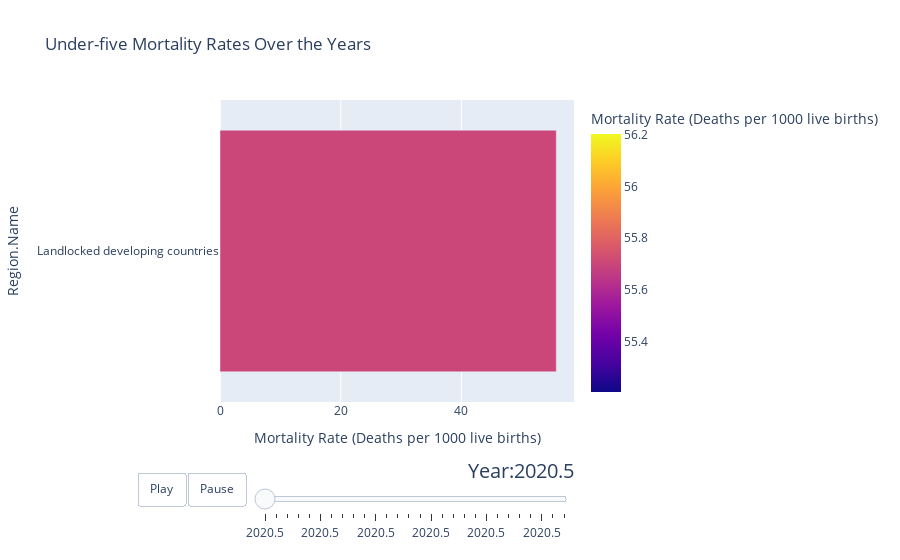

Notebook cell for this chart:
### Code cell
df= pd.read_csv('SDG-medium.csv',encoding='latin-1')
years = df.columns[31:-1]
years = [str(year) for year in years]

# Create animated bar chart
fig_bar = px.bar(df, x='2021.5', y='Region.Name', orientation='h',
                 animation_frame='2021.5', 
                 color='2021.5',
                 title='Under-five Mortality Rates Over the Years',
                 labels={'2021.5': 'Mortality Rate (Deaths per 1000 live births)'})


# Update layout for animation controls
fig_bar.update_layout(updatemenus=[{
    'type': 'buttons',
    'showactive': False,
    'buttons': [
        {'label': 'Play',
         'method': 'animate',
         'args': [None, {'frame': {'duration': 500, 'redraw': True}, 'fromcurrent': True}]},
        {'label': 'Pause',
         'method': 'animate',
         'args': [[None], {'frame': {'duration': 0, 'redraw': True}, 'mode': 'immediate', 'transition': {'duration': 0}}],
        }],
}])

# Add slider for selecting the year
fig_bar.update_layout(sliders=[{
    'active': 0,
    'yanchor': 'top',
    'xanchor': 'left',
    'currentvalue': {
        'font': {'size': 20},
        'prefix': 'Year:',
        'visible': True,
        'xanchor': 'right',
    },
    'transition': {'duration': 300, 'easing': 'cubic-in-out'},
    'pad': {'b': 10, 't': 50},
    'steps': [{
        'args': [
            [year],
            {
                'frame': {'duration': 300, 'redraw': True},
                'mode': 'immediate',
                'transition': {'duration': 300},
            },
        ],
        'label': str(year),
        'method': 'animate',
    } for year in years],
}])

# Show the plot
fig_bar.show()

### Figure 1 — Plotly figure (JSON) as saved in the notebook; plotly's stock layout.template omitted (floating-point values rounded to 4 significant figures)
{"data": [{"alignmentgroup": "True", "hovertemplate": "Mortality Rate (Deaths per 1000 live births)=%{marker.color}<br>Region.Name=%{y}<extra></extra>", "legendgroup": "", "marker": {"color": [55.7], "coloraxis": "coloraxis", "pattern": {"shape": ""}}, "name": "", "offsetgroup": "", "orientation": "h", "showlegend": false, "textposition": "auto", "type": "bar", "x": [55.7], "xaxis": "x", "y": ["Landlocked developing countries"], "yaxis": "y"}], "layout": {"barmode": "relative", "coloraxis": {"colorbar": {"title": {"text": "Mortality Rate (Deaths per 1000 live births)"}}, "colorscale": [[0, "#0d0887"], [0.1111, "#46039f"], [0.2222, "#7201a8"], [0.3333, "#9c179e"], [0.4444, "#bd3786"], [0.5556, "#d8576b"], [0.6667, "#ed7953"], [0.7778, "#fb9f3a"], [0.8889, "#fdca26"], [1, "#f0f921"]]}, "legend": {"tracegroupgap": 0}, "sliders": [{"active": 0, "currentvalue": {"font": {"size": 20}, "prefix": "Year:", "visible": true, "xanchor": "right"}, "len": 0.9, "pad": {"b": 10, "t": 50}, "steps": [{"args": [["2020.5"], {"frame": {"duration": 300, "redraw": true}, "mode": "immediate", "transition": {"duration": 300}}], "label": "2020.5", "method": "animate"}, {"args": [["2020.5"], {"frame": {"duration": 300, "redraw": true}, "mode": "immediate", "transition": {"duration": 300}}], "label": "2020.5", "method": "animate"}, {"args": [["2020.5"], {"frame": {"duration": 300, "redraw": true}, "mode": "immediate", "transition": {"duration": 300}}], "label": "2020.5", "method": "animate"}, {"args": [["2020.5"], {"frame": {"duration": 300, "redraw": true}, "mode": "immediate", "transition": {"duration": 300}}], "label": "2020.5", "method": "animate"}, {"args": [["2020.5"], {"frame": {"duration": 300, "redraw": true}, "mode": "immediate", "transition": {"duration": 300}}], "label": "2020.5", "method": "animate"}, {"args": [["2020.5"], {"frame": {"duration": 300, "redraw": true}, "mode": "immediate", "transition": {"duration": 300}}], "label": "2020.5", "method": "animate"}, {"args": [["2020.5"], {"frame": {"duration": 300, "redraw": true}, "mode": "immediate", "transition": {"duration": 300}}], "label": "2020.5", "method": "animate"}, {"args": [["2020.5"], {"frame": {"duration": 300, "redraw": true}, "mode": "immediate", "transition": {"duration": 300}}], "label": "2020.5", "method": "animate"}, {"args": [["2020.5"], {"frame": {"duration": 300, "redraw": true}, "mode": "immediate", "transition": {"duration": 300}}], "label": "2020.5", "method": "animate"}, {"args": [["2020.5"], {"frame": {"duration": 300, "redraw": true}, "mode": "immediate", "transition": {"duration": 300}}], "label": "2020.5", "method": "animate"}, {"args": [["2020.5"], {"frame": {"duration": 300, "redraw": true}, "mode": "immediate", "transition": {"duration": 300}}], "label": "2020.5", "method": "animate"}, {"args": [["2020.5"], {"frame": {"duration": 300, "redraw": true}, "mode": "immediate", "transition": {"duration": 300}}], "label": "2020.5", "method": "animate"}, {"args": [["2020.5"], {"frame": {"duration": 300, "redraw": true}, "mode": "immediate", "transition": {"duration": 300}}], "label": "2020.5", "method": "animate"}, {"args": [["2020.5"], {"frame": {"duration": 300, "redraw": true}, "mode": "immediate", "transition": {"duration": 300}}], "label": "2020.5", "method": "animate"}, {"args": [["2020.5"], {"frame": {"duration": 300, "redraw": true}, "mode": "immediate", "transition": {"duration": 300}}], "label": "2020.5", "method": "animate"}, {"args": [["2020.5"], {"frame": {"duration": 300, "redraw": true}, "mode": "immediate", "transition": {"duration": 300}}], "label": "2020.5", "method": "animate"}, {"args": [["2020.5"], {"frame": {"duration": 300, "redraw": true}, "mode": "immediate", "transition": {"duration": 300}}], "label": "2020.5", "method": "animate"}, {"args": [["2020.5"], {"frame": {"duration": 300, "redraw": true}, "mode": "immediate", "transition": {"duration": 300}}], "label": "2020.5", "method": "animate"}, {"args": [["2020.5"], {"frame": {"duration": 300, "redraw": true}, "mode": "immediate", "transition": {"duration": 300}}], "label": "2020.5", "method": "animate"}, {"args": [["2020.5"], {"frame": {"duration": 300, "redraw": true}, "mode": "immediate", "transition": {"duration": 300}}], "label": "2020.5", "method": "animate"}, {"args": [["2020.5"], {"frame": {"duration": 300, "redraw": true}, "mode": "immediate", "transition": {"duration": 300}}], "label": "2020.5", "method": "animate"}, {"args": [["2020.5"], {"frame": {"duration": 300, "redraw": true}, "mode": "immediate", "transition": {"duration": 300}}], "label": "2020.5", "method": "animate"}, {"args": [["2020.5"], {"frame": {"duration": 300, "redraw": true}, "mode": "immediate", "transition": {"duration": 300}}], "label": "2020.5", "method": "animate"}, {"args": [["2020.5"], {"frame": {"duration": 300, "redraw": true}, "mode": "immediate", "transition": {"duration": 300}}], "label": "2020.5", "method": "animate"}, {"args": [["2020.5"], {"frame": {"duration": 300, "redraw": true}, "mode": "immediate", "transition": {"duration": 300}}], "label": "2020.5", "method": "animate"}, {"args": [["2020.5"], {"frame": {"duration": 300, "redraw": true}, "mode": "immediate", "transition": {"duration": 300}}], "label": "2020.5", "method": "animate"}, {"args": [["2020.5"], {"frame": {"duration": 300, "redraw": true}, "mode": "immediate", "transition": {"duration": 300}}], "label": "2020.5", "method": "animate"}, {"args": [["2020.5"], {"frame": {"duration": 300, "redraw": true}, "mode": "immediate", "transition": {"duration": 300}}], "label": "2020.5", "method": "animate"}], "transition": {"duration": 300, "easing": "cubic-in-out"}, "x": 0.1, "xanchor": "left", "y": 0, "yanchor": "top"}], "title": {"text": "Under-five Mortality Rates Over the Years"}, "updatemenus": [{"buttons": [{"args": [null, {"frame": {"duration": 500, "redraw": true}, "fromcurrent": true}], "label": "Play", "method": "animate"}, {"args": [[null], {"frame": {"duration": 0, "redraw": true}, "mode": "immediate", "transition": {"duration": 0}}], "label": "Pause", "method": "animate"}], "direction": "left", "pad": {"r": 10, "t": 70}, "showactive": false, "type": "buttons", "x": 0.1, "xanchor": "right", "y": 0, "yanchor": "top"}], "xaxis": {"anchor": "y", "categoryarray": [55.7, 37.87, 5.052, 6.133, 4.409, 15.92, 35.39, 18.14, 36.24, 14.53, 6.816, 23.29, 25.69, 22.82, 28.42, 73.72, 20.27, 38.86, 3.891, 73.02, 91.5, 52.82, 21.89, 37.06, 14.69, 7.602, 10.82, 3.682], "categoryorder": "array", "domain": [0, 1], "title": {"text": "Mortality Rate (Deaths per 1000 live births)"}}, "yaxis": {"anchor": "x", "domain": [0, 1], "title": {"text": "Region.Name"}}}}
